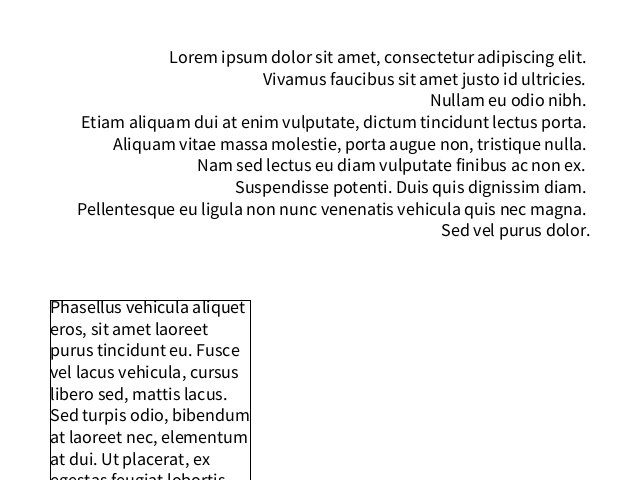
Frame 1 (no input)
Frame 60 (the mouse pressed at the canvas centre just before this capture): identical to frame 1, image omitted
Frame 120 (the mouse held since frame 60 and released just before this capture): identical to frame 1, image omitted

The Processing sketch that drew this single still picture (run headless with seeded random() and noise(); from frame 60 on, the mouse is pressed at the canvas centre):

// Processing sketch: sketch_240521b
// ── sketch_240521b.pde
/*

  - sobre textos
  - - saltos de linea \n
  - - strokeWeight en texto?
  
  + OPERACIONES SOBRE TEXTO Y STRING

*/

String texto = "Lorem ipsum dolor sit amet, consectetur adipiscing elit. \nVivamus faucibus sit amet justo id ultricies. \nNullam eu odio nibh. \nEtiam aliquam dui at enim vulputate, dictum tincidunt lectus porta. \nAliquam vitae massa molestie, porta augue non, tristique nulla. \nNam sed lectus eu diam vulputate finibus ac non ex. \nSuspendisse potenti. Duis quis dignissim diam. \nPellentesque eu ligula non nunc venenatis vehicula quis nec magna. \nSed vel purus dolor.";
String textoBloque = "Phasellus vehicula aliquet eros, sit amet laoreet purus tincidunt eu. Fusce vel lacus vehicula, cursus libero sed, mattis lacus. Sed turpis odio, bibendum at laoreet nec, elementum at dui. Ut placerat, ex egestas feugiat lobortis, velit tellus tincidunt justo, in molestie felis sem nec diam.";

void setup(){  // se ejecuta una sola
  size(640, 480);
  println( texto );
  
  //caracteristicas del texto
  textSize( 18 );  // tamaÑo
  
}

void draw(){  // se ejecuta 60 veces x segundo aprox
  background(255);
  
  fill(0);
  //strokeWeight( 10 );  // NO afecta a la funcion texto
  textAlign( RIGHT, TOP ); // alineacion: LEFT, RIGHT, BOTTOM, TOP, CENTER para cada eje X e Y
  text( texto, width-50, 50);  // saltos de linea con \n   // width-50 = 590
  
  noFill();
  rect( 50, 300, 200, 500 );  //mismos param que el texto, dibujo la caja de texto
  textAlign( LEFT, TOP );  // por defecto
  fill(0);
  text( textoBloque, 50, 300, 200, 500 );  // determino el ancho y alto de la caja de texto
}
